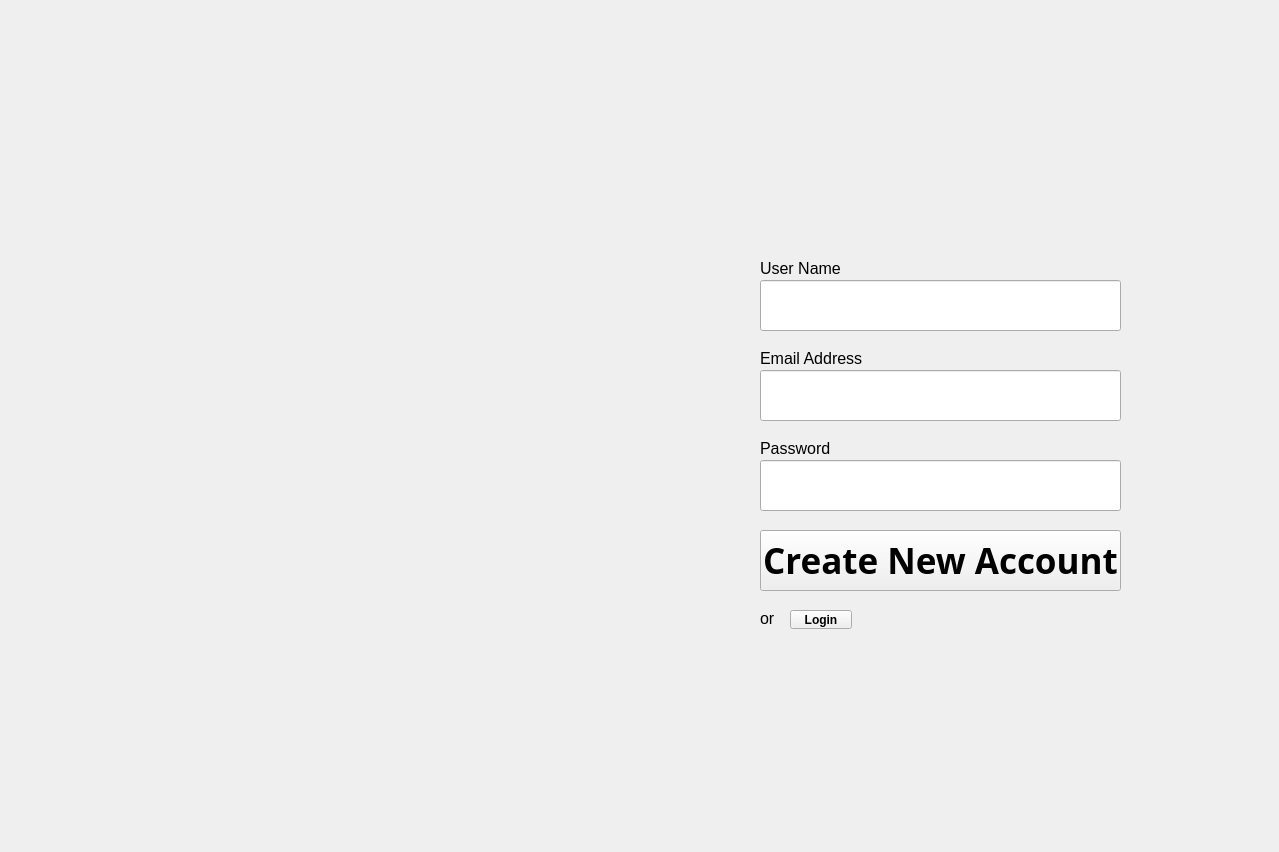
<?xml version="1.0" encoding="UTF-8"?>
<ui version="4.0">
 <class>SignUpWindow</class>
 <widget class="QWidget" name="SignUpWindow">
  <property name="geometry">
   <rect>
    <x>0</x>
    <y>0</y>
    <width>1279</width>
    <height>852</height>
   </rect>
  </property>
  <property name="windowTitle">
   <string>Form</string>
  </property>
  <property name="styleSheet">
   <string notr="true"/>
  </property>
  <widget class="QLabel" name="label">
   <property name="geometry">
    <rect>
     <x>0</x>
     <y>0</y>
     <width>1279</width>
     <height>752</height>
    </rect>
   </property>
   <property name="text">
    <string/>
   </property>
   <property name="pixmap">
    <pixmap>../Images/SignInBg.png</pixmap>
   </property>
  </widget>
  <widget class="QLabel" name="label_2">
   <property name="geometry">
    <rect>
     <x>760</x>
     <y>260</y>
     <width>361</width>
     <height>16</height>
    </rect>
   </property>
   <property name="font">
    <font>
     <pointsize>12</pointsize>
     <weight>50</weight>
     <bold>false</bold>
    </font>
   </property>
   <property name="text">
    <string>User Name</string>
   </property>
  </widget>
  <widget class="QLineEdit" name="lineEditEmailAddress">
   <property name="geometry">
    <rect>
     <x>760</x>
     <y>370</y>
     <width>361</width>
     <height>51</height>
    </rect>
   </property>
  </widget>
  <widget class="QLabel" name="label_5">
   <property name="geometry">
    <rect>
     <x>760</x>
     <y>610</y>
     <width>121</width>
     <height>16</height>
    </rect>
   </property>
   <property name="font">
    <font>
     <pointsize>12</pointsize>
     <weight>50</weight>
     <bold>false</bold>
    </font>
   </property>
   <property name="text">
    <string>or </string>
   </property>
  </widget>
  <widget class="QPushButton" name="pushButtonCreateNewAccount">
   <property name="geometry">
    <rect>
     <x>760</x>
     <y>530</y>
     <width>361</width>
     <height>61</height>
    </rect>
   </property>
   <property name="font">
    <font>
     <family>Adobe Caslon Pro Bold</family>
     <pointsize>26</pointsize>
     <weight>75</weight>
     <bold>true</bold>
    </font>
   </property>
   <property name="text">
    <string>Create New Account</string>
   </property>
  </widget>
  <widget class="QLineEdit" name="lineEditUserNameSignUp">
   <property name="geometry">
    <rect>
     <x>760</x>
     <y>280</y>
     <width>361</width>
     <height>51</height>
    </rect>
   </property>
  </widget>
  <widget class="QLabel" name="label_4">
   <property name="geometry">
    <rect>
     <x>760</x>
     <y>350</y>
     <width>361</width>
     <height>16</height>
    </rect>
   </property>
   <property name="font">
    <font>
     <pointsize>12</pointsize>
     <weight>50</weight>
     <bold>false</bold>
    </font>
   </property>
   <property name="text">
    <string>Email Address</string>
   </property>
  </widget>
  <widget class="QLineEdit" name="lineEditPassWordSignUp">
   <property name="geometry">
    <rect>
     <x>760</x>
     <y>460</y>
     <width>361</width>
     <height>51</height>
    </rect>
   </property>
  </widget>
  <widget class="QLabel" name="label_6">
   <property name="geometry">
    <rect>
     <x>760</x>
     <y>440</y>
     <width>361</width>
     <height>16</height>
    </rect>
   </property>
   <property name="font">
    <font>
     <pointsize>12</pointsize>
     <weight>50</weight>
     <bold>false</bold>
    </font>
   </property>
   <property name="text">
    <string>Password</string>
   </property>
  </widget>
  <widget class="QPushButton" name="pushButtonLoginSignIn">
   <property name="geometry">
    <rect>
     <x>790</x>
     <y>610</y>
     <width>62</width>
     <height>19</height>
    </rect>
   </property>
   <property name="font">
    <font>
     <weight>75</weight>
     <bold>true</bold>
    </font>
   </property>
   <property name="text">
    <string>Login</string>
   </property>
  </widget>
 </widget>
 <resources/>
 <connections/>
</ui>
